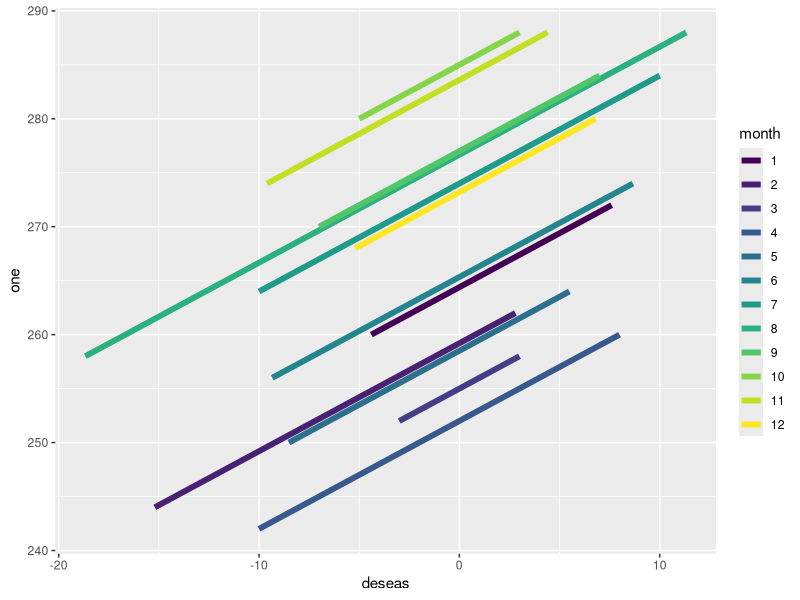

Here is the R script that generated this plot:
library(plyr)
# http://www.biostat.jhsph.edu/~iruczins/teaching/jf/ch13.pdf
library(MASS)
library(ggplot2)

one <- ozone[1, 1, ]

month<-ordered(rep(1:12,length=72))

model <- rlm(one ~ month - 1)
model_lm<-lm(one~month-1)

deseas <- resid(model)

deseas_lm <- resid(model_lm)

ggplot()+geom_line(aes(x=deseas,y=one,group=month,color=month),size=2)

deseasf <- function(value) rlm(value ~ month - 1)
deseasf
# models : array to lists
models<-alply(ozone, 1:2, deseasf)
# list of models to array
deseas<-laply(models, resid)
str(models[1])
failed<-laply(models,function(x) !x$converged) 

seqmon<-function(x) {
  temp<-x %% 12
  if(temp!=0) temp else 12
}

osonedf<-matrix(0,ncol=5,nrow=41472,dimnames=list(seq_len(41472),c("lat","long","value","time","month")))
inc<-1
for (z in 1:72){
  for (i in 1:24){
    for (j in 1:24){
      osonedf[inc,1]<-attr(ozone,"dimnames")[["lat"]][i]
      osonedf[inc,2]<-attr(ozone,"dimnames")[["long"]][j]
      osonedf[inc,3]<-ozone[i,j,z]
      osonedf[inc,4]<-attr(ozone,"dimnames")[["time"]][z]
      osonedf[inc,5]<-seqmon(z)
      inc<-inc+1
    }
  }
}

osonedf<-as.data.frame(osonedf)
osonedf[]<-lapply(osonedf,as.character)
osonedf[]<-lapply(osonedf,as.numeric)
osonedf$month<-ordered(osonedf$month)


#split
locs<-with(osonedf,list(osonedf$long,osonedf$lat))
pieces<-split(osonedf,locs)
#create func
deseasef_df<-function(df) { 
  rlm(value~month-1, data=df)
}


models<-lapply(pieces, deseasef_df)
results<-Map(function(model,df) { 
  data.frame(df,deseas=resid(model))}
  #cbind(df[rep(1, 72), c("lat", "long")], resid(model))}
  ,models,pieces)

deseasdf<-do.call("rbind",results)


